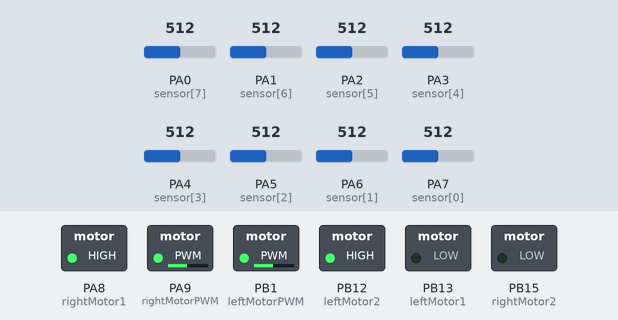
A sketch run on a simulated STM32 Blue Pill. Parts: switched loads named in the sketch (green lamp = pin HIGH). The test bench sets the inputs (shaded band); at power-on: PA0 (sensor[7]) = 512, PA1 (sensor[6]) = 512, PA2 (sensor[5]) = 512, PA3 (sensor[4]) = 512, PA4 (sensor[3]) = 512, PA5 (sensor[2]) = 512, PA6 (sensor[1]) = 512, PA7 (sensor[0]) = 512.

Above: at 0.1 s.
Timing chart, 0 to 1.6 s (numbered marks = the images above):
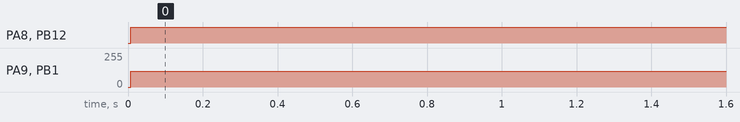

Measured:
- by itself, PA8 (rightMotor1), PB12 (leftMotor2): LOW → HIGH at 0.01 s
- by itself, PA9 (rightMotorPWM), PB1 (leftMotorPWM): 0/255 → 120/255 at 0.01 s

The sketch:

line_follow_only.ino
```cpp
#include "defines.h"


void setup() {
  pinMode(rightMotor1, OUTPUT);
  pinMode(rightMotor2, OUTPUT);
  pinMode(rightMotorPWM, OUTPUT);
  pinMode(leftMotor1, OUTPUT);
  pinMode(leftMotor2, OUTPUT);
  pinMode(leftMotorPWM, OUTPUT);

}

void loop() {
  while(1)
  {
    flc(maxSpeed,p,d);
  }

}
```

defines.h
```cpp
//replace the pins with motor driver pin

#define rightMotor1 PA8 // right Motor Forward
#define rightMotor2 PB15 // right Motor Backward
#define rightMotorPWM PA9 // right Motor PWM
#define leftMotor1 PB13 // left Motor Backward
#define leftMotor2 PB12 // left Motor Forward
#define leftMotorPWM PB1 // left Motor PWM

#define N_SENS 8
#define p 10  // 7.8V
#define d 120

uint16_t bitSensor = 0;
int16_t error = 0;
int lastError = 0;

int line = 1; // 0 means black line and 1 means white line
int maxSpeed = 120;

int sensor_values[N_SENS];
int sens_max[N_SENS] = { 3850, 3850, 3850, 3850, 3850, 3850, 3850, 3850 }; // replace with  value on black surface - 50
int sens_min[N_SENS] = { 2700, 2900, 2900, 2500, 2400, 2900, 2900, 2950 }; // replace with the value on whit surface - 50

int sensor[N_SENS] = { 7, 6, 5, 4, 3, 2, 1, 0 };
```

flc.ino
```cpp
void flc(uint16_t SPEED, int8_t kp,int8_t kd) {
  bitSensor = readSensor();
    int8_t errorSensor[8] = { -14, -10, -5, -1, 1, 5, 10, 14 };
    int8_t onSensor[8] = {0, 0, 0, 0, 0, 0, 0, 0};
    int8_t sumOnSensor = 0;
    for (int8_t i = 0; i < 8; i++) {
      onSensor[i] = bitRead(bitSensor, i);
      sumOnSensor += onSensor[i];
      errorSensor[i] = errorSensor[i] * onSensor[i];
      error += errorSensor[i];
    }
    error = error / sumOnSensor;

    int16_t rateError = error - lastError;
    lastError = error;

    int16_t moveVal = int((error * kp) + (rateError * kd));
    int16_t moveLeft = SPEED - moveVal;
    int16_t moveRight = SPEED + moveVal;

    set_motors(moveLeft, moveRight);

}
```

motor.ino
```cpp
void set_motors(int left, int right) {

  if (left >= 0) {
    if (left > maxSpeed) left = maxSpeed;

    digitalWrite(leftMotor2, 1);
    digitalWrite(leftMotor1, 0);
  }

  if (left < 0) {
    if (abs(left) > maxSpeed) left = maxSpeed;

    left = abs(left);
    digitalWrite(leftMotor1, 1);
    digitalWrite(leftMotor2, 0);
  }

  if (right >= 0) {
    if (right > maxSpeed) right = maxSpeed;

    digitalWrite(rightMotor1, 1);
    digitalWrite(rightMotor2, 0);
  }
  if (right < 0) {
    if (abs(right) > maxSpeed) right = maxSpeed;

    right = abs(right);
    digitalWrite(rightMotor1, 0);
    digitalWrite(rightMotor2, 1);
  }

  analogWrite(leftMotorPWM, left);
  analogWrite(rightMotorPWM, right);
}
```

sensor_read.ino
```cpp
void readCalibrated() {

  for (int i = 0; i < N_SENS; i++) {
    sensor_values[i] = analogRead(sensor[i]);
    int x = mapa(sensor_values[i], sens_min[i], sens_max[i], 0, 1000);
    if (x < 0)
      x = 0;
    else if (x > 1000)
      x = 1000;
    sensor_values[i] = x;
  }
}

long mapa(long x, long in_min, long in_max, long out_min, long out_max) {
  return (x - in_min) * (out_max - out_min) / (in_max - in_min) + out_min;
}

uint16_t readSensor() {
  for (int8_t i = 0; i < 8; i++) {
    readCalibrated();

    if (sensor_values[i] > 500) {
      bitSet(bitSensor, i); //bitSensor = bitSensor | (0b00000000000001 << i);
    }
    else {
      bitClear(bitSensor, i);
    }
  }

   if (line == 1) {
     bitSensor = ~bitSensor;
   }
  return bitSensor;
}
```
